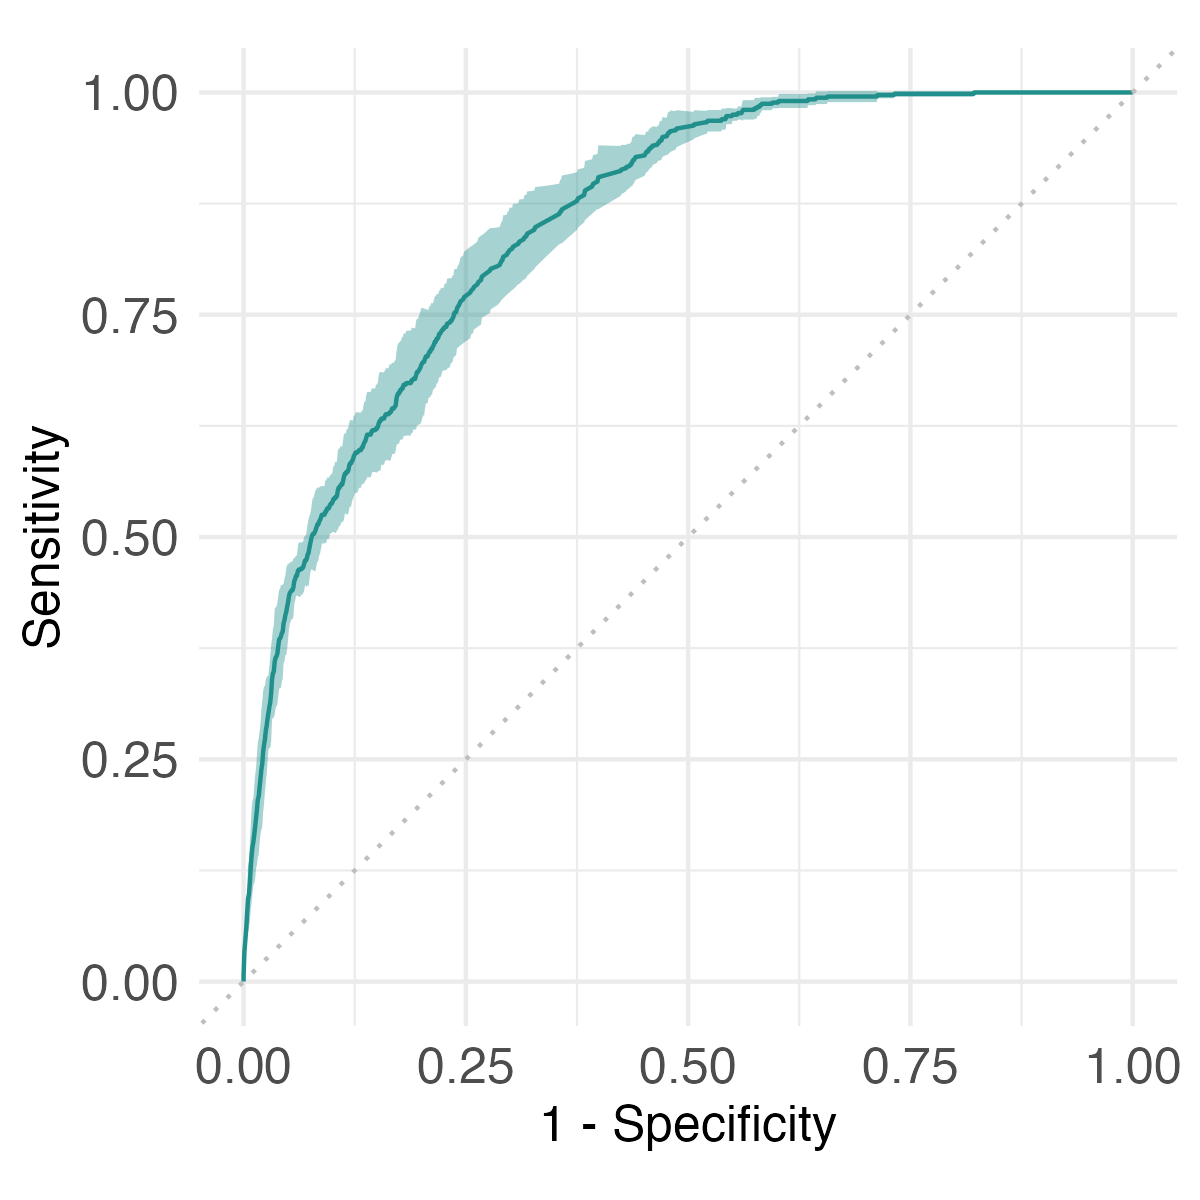

Source code (R):
library(ggplot2)
library(here)

# Just postproceses the ROC curve plot for better readability

plt = readRDS(here("paper_results", "roc.rds"))
# increase the size of x axis and x labels and y axis and y labels

plt = plt +
  theme(
    axis.text.x = element_text(size = 12),
    axis.text.y = element_text(size = 12),
    axis.title.x = element_text(size = 12),
    axis.title.y = element_text(size = 12)
  )


ggsave(here("roc.png"), plt, width = 4, height = 4, dpi = 300)
